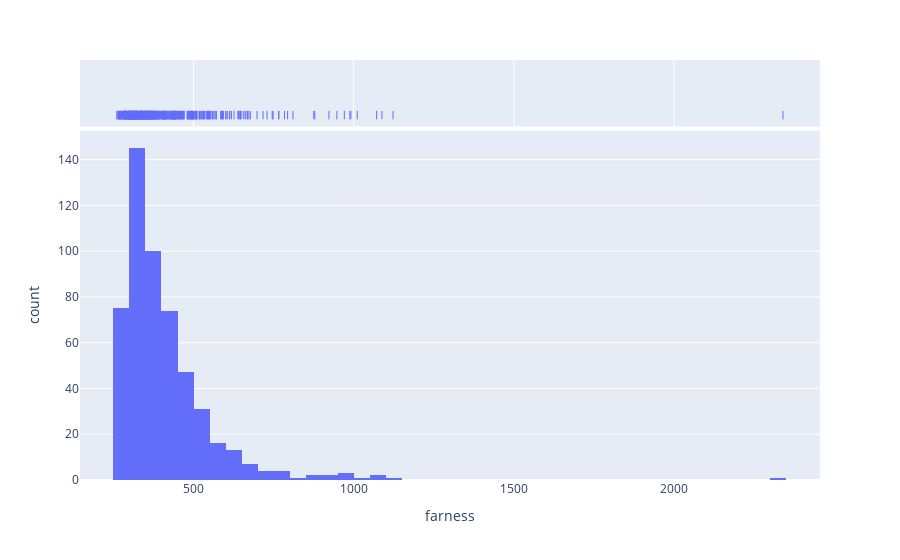

Notebook source saved alongside this figure:
### Code cell
dmat, dmat_sym, order = dmat_and_order("vega-lite", "vega-lite", "nmi")
px.histogram(x=np.mean(dmat, axis=1), marginal="rug", hover_name=order, labels=dict(x="farness"))

### Figure 1 — Plotly figure (JSON) as saved in the notebook; plotly's stock layout.template omitted (floating-point values rounded to 4 significant figures; data arrays with more than 128 entries replaced by an {"elided": "..."} marker saying what was removed)
{"data": [{"alignmentgroup": "True", "bingroup": "x", "hovertemplate": "farness=%{x}<br>count=%{y}<extra></extra>", "legendgroup": "", "marker": {"color": "#636efa", "pattern": {"shape": ""}}, "name": "", "offsetgroup": "", "orientation": "v", "showlegend": false, "type": "histogram", "x": {"elided": "529 float values"}, "xaxis": "x", "yaxis": "y"}, {"alignmentgroup": "True", "boxpoints": "all", "fillcolor": "rgba(255,255,255,0)", "hoveron": "points", "hovertemplate": "<b>%{hovertext}</b><br><br>farness=%{x}<extra></extra>", "hovertext": {"elided": "529 str values"}, "jitter": 0, "legendgroup": "", "line": {"color": "rgba(255,255,255,0)"}, "marker": {"color": "#636efa", "symbol": "line-ns-open"}, "name": "", "offsetgroup": "", "showlegend": false, "type": "box", "x": {"elided": "529 float values"}, "xaxis": "x2", "yaxis": "y2"}], "layout": {"autosize": true, "barmode": "relative", "legend": {"tracegroupgap": 0}, "margin": {"t": 60}, "xaxis": {"anchor": "y", "autorange": true, "domain": [0, 1], "range": [145.6, 2456.0], "title": {"text": "farness"}, "type": "linear"}, "xaxis2": {"anchor": "y2", "autorange": true, "domain": [0, 1], "matches": "x", "range": [145.6, 2456.0], "showgrid": true, "showticklabels": false, "type": "linear"}, "yaxis": {"anchor": "x", "autorange": true, "domain": [0, 0.8316], "range": [0, 152.6], "title": {"text": "count"}}, "yaxis2": {"anchor": "x2", "autorange": true, "domain": [0.8416, 1], "matches": "y2", "range": [-0.5942, 0.5], "showgrid": false, "showline": false, "showticklabels": false, "ticks": "", "type": "category"}}}
